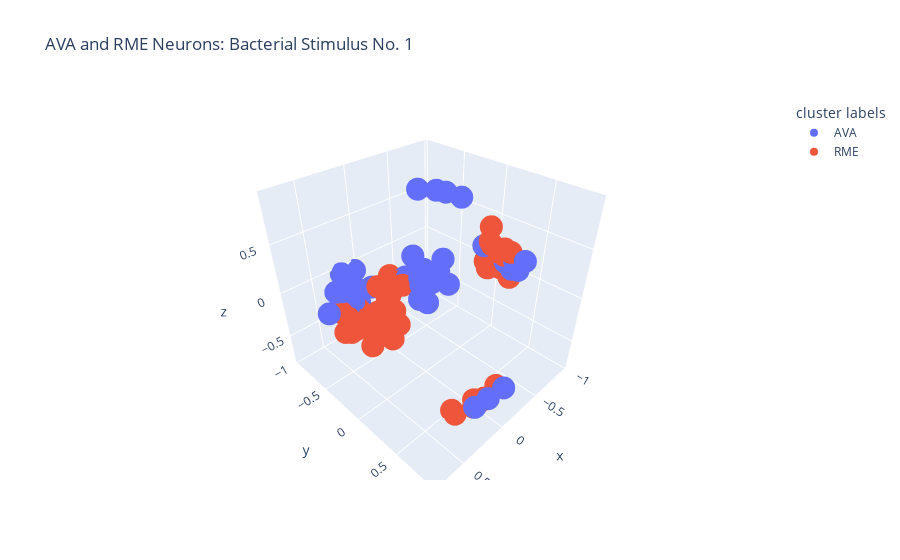

Write notebook code for a chart like this one.
### Code cell
# Create a scatter plot
# fig = px.scatter_3d(data_frame = hyperbolic_df, x= 'x', y = 'y', z= 'z', title='AVA and RME: Stimulus 0', color = 'cluster labels') #cornflowerblue, lightcoral

fig = px.scatter_3d(data_frame = hyperbolic_df, x= 'x', y = 'y', z= 'z', title='AVA and RME Neurons: Bacterial Stimulus No. 1',  color ='cluster labels') #cornflowerblue, lightcoral
fig.update_layout(
    scene=dict(
        xaxis=dict(ticktext=[-1, -0.5, 0, 0.5, 1]),
        yaxis=dict(ticktext=[-1, -0.5, 0, 0.5, 1]),
        zaxis=dict(ticktext=[-1, -0.5, 0, 0.5, 1]),
    )
)

fig.show()
